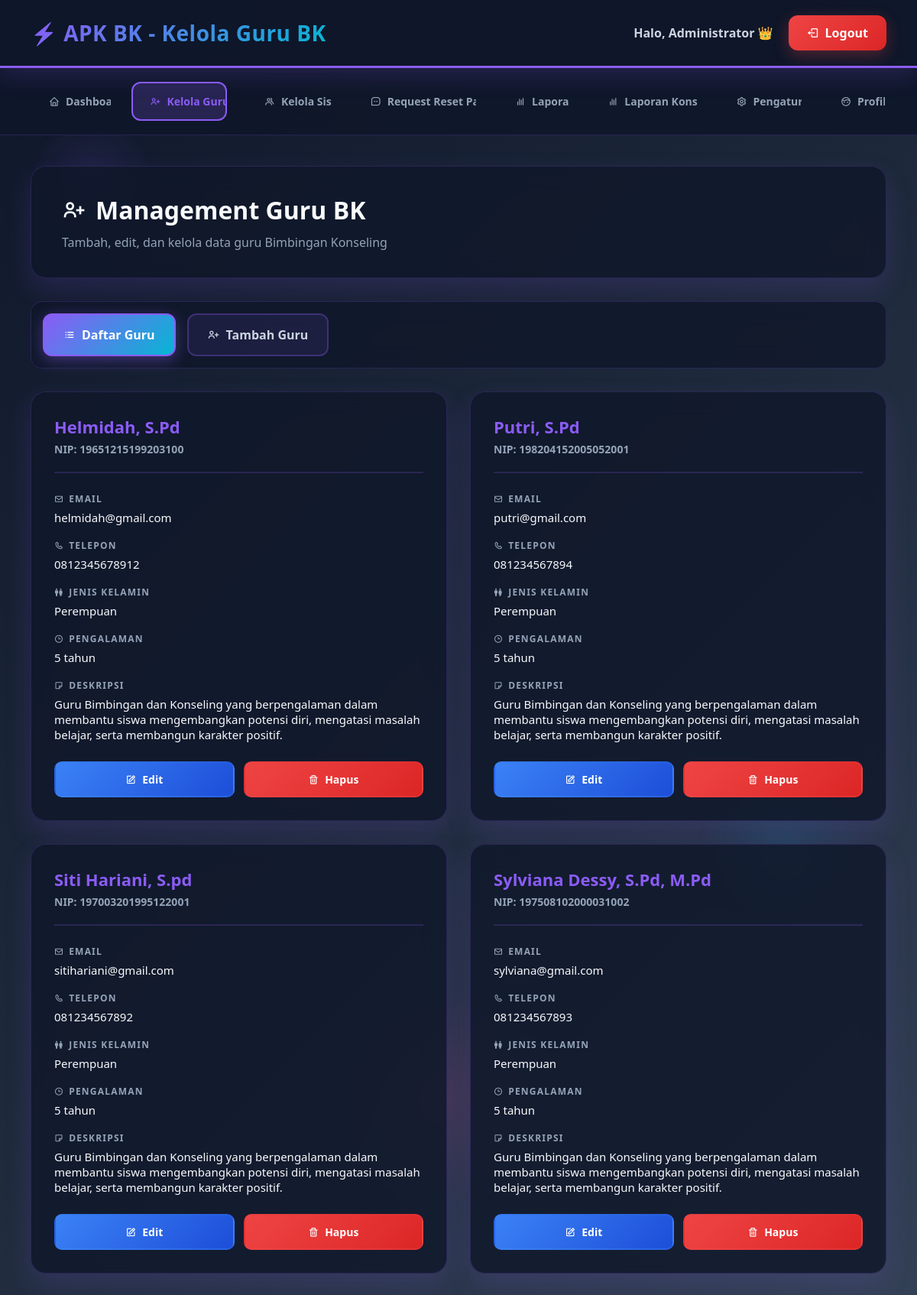
Screenshot of /admin_manage_guru.php (signed in) with the database file from the repository.
### tables this page shows
CREATE TABLE `guru_bk` (
  `ID` int(11) NOT NULL,
  `USER_ID` int(11) DEFAULT NULL,
  `NIP` varchar(20) NOT NULL,
  `JENIS_KELAMIN` enum('L','P') NOT NULL,
  `PENGALAMAN_MENGAJAR` varchar(100) DEFAULT NULL,
  `DESKRIPSI` text DEFAULT NULL,
  `NO_TELEPON` varchar(15) DEFAULT NULL,
  `ALAMAT` text DEFAULT NULL,
  `CREATED_AT` timestamp NOT NULL DEFAULT current_timestamp(),
  `UPDATED_AT` timestamp NOT NULL DEFAULT current_timestamp() ON UPDATE current_timestamp()
);

CREATE TABLE `users` (
  `ID` int(11) NOT NULL,
  `USERNAME` varchar(100) NOT NULL,
  `PASSWORD` varchar(100) NOT NULL,
  `ROLE` enum('Admin','Guru_BK','Siswa') DEFAULT NULL,
  `NAMA_LENGKAP` varchar(100) NOT NULL,
  `EMAIL` varchar(100) DEFAULT NULL,
  `NO_TELEPON` varchar(15) DEFAULT NULL,
  `STATUS` enum('Aktif','Tidak_Aktif') DEFAULT 'Aktif',
  `CREATED_AT` timestamp NOT NULL DEFAULT current_timestamp(),
  `UPDATED_AT` timestamp NOT NULL DEFAULT current_timestamp() ON UPDATE current_timestamp()
);

### admin_manage_guru.php (the view, shortened to what this page needs)
<?php
include 'koneksi.php';
$editing_guru_id = null;
if (!$editing_guru_id) {
    $sql_guru = "SELECT u.*, g.ID as guru_id, g.NIP, g.JENIS_KELAMIN, g.PENGALAMAN_MENGAJAR, g.DESKRIPSI, g.ALAMAT
                 FROM users u
                 JOIN guru_bk g ON u.ID = g.USER_ID
                 WHERE u.ROLE = 'Guru_BK'
                 ORDER BY u.NAMA_LENGKAP";
    $guru_list = $koneksi->query($sql_guru);
}
?>
<!DOCTYPE html>
<html lang="id">
<head>
    <link href="https://unpkg.com/boxicons@2.1.4/css/boxicons.min.css" rel="stylesheet">
</head>
<body>
    <div class="floating"></div>
    <div class="floating"></div>
    <div class="floating"></div>
    <div class="header">
        <h1>⚡ APK BK - Kelola Guru BK</h1>
        <div class="user-info">
            <span>Halo, <strong><?php echo htmlspecialchars($_SESSION['nama_lengkap']); ?></strong> 👑</span>
            <a href="logout.php" class="logout-btn">
                <i class='bx bx-log-out'></i>
                Logout
            </a>
        </div>
    </div>
    <div class="nav">
        <a href="admin_dashboard.php">
            <i class='bx bx-home'></i>
            Dashboard
        </a>
        <a href="admin_manage_guru.php" class="active">
            <i class='bx bx-user-plus'></i>
            Kelola Guru BK
        </a>
        <a href="admin_manage_siswa.php">
            <i class='bx bx-group'></i>
            Kelola Siswa
        </a>
      <a href="admin_manage_reset_requests.php">
            <i class='bx bx-message-square-dots'></i>
            Request Reset Password
        </a>
        <a href="admin_reports.php">
            <i class='bx bx-bar-chart'></i>
            Laporan
        </a>
         <a href="admin_laporan_konsultasi.php">
            <i class='bx bx-bar-chart'></i>
            Laporan Konsultasi
        </a>
        <a href="admin_settings.php">
            <i class='bx bx-cog'></i>
            Pengaturan
        </a>
        <a href="profil.php">
            <i class='bx bx-face'></i>
            Profil
        </a>
    </div>
    <div class="container">
        <?php if ($editing_guru_id): ?>
            <?php
            $edit_sql = "SELECT u.*, g.ID as guru_id, g.NIP, g.JENIS_KELAMIN, g.PENGALAMAN_MENGAJAR, g.DESKRIPSI, g.ALAMAT
                        FROM users u
                        JOIN guru_bk g ON u.ID = g.USER_ID
                        WHERE u.ID = ?";
            $edit_stmt = $koneksi->prepare($edit_sql);
            $edit_stmt->bind_param("i", $editing_guru_id);
            $edit_stmt->execute();
            $editing_guru = $edit_stmt->get_result()->fetch_assoc();
            ?>
            <?php if ($editing_guru): ?>
            <div class="edit-mode-container">
                <div class="edit-mode-header">
                    <div class="edit-mode-title">
                        <i class='bx bx-edit'></i> Edit Data Guru: <?php echo htmlspecialchars($editing_guru['NAMA_LENGKAP']); ?>
                    </div>
                    <a href="?cancel_edit=1" class="back-to-list-btn">
                        <i class='bx bx-arrow-back'></i> Kembali ke Daftar
                    </a>
                </div>
                <form method="POST" action="">
                    <input type="hidden" name="update_guru" value="1">
                    <input type="hidden" name="user_id" value="<?php echo $editing_guru['ID']; ?>">
                    <div class="edit-form-grid">
                        <div class="form-group">
                            <label>Nama Lengkap *</label>
                            <input type="text" name="nama_lengkap" value="<?php echo htmlspecialchars($editing_guru['NAMA_LENGKAP']); ?>" required>
                        </div>
                        <div class="form-group">
                            <label>Email</label>
                            <input type="email" name="email" value="<?php echo htmlspecialchars($editing_guru['EMAIL'] ?? ''); ?>">
                        </div>
                        <div class="form-group">
                            <label>No. Telepon</label>
                            <input type="tel" name="no_telepon" value="<?php echo htmlspecialchars($editing_guru['NO_TELEPON'] ?? ''); ?>">
                        </div>
                        <div class="form-group">
                            <label>NIP *</label>
                            <input type="text" name="nip" value="<?php echo htmlspecialchars($editing_guru['NIP']); ?>" required>
                        </div>
                        <div class="form-group">
                            <label>Jenis Kelamin *</label>
                            <select name="jenis_kelamin" required>
                                <option value="L" <?php echo $editing_guru['JENIS_KELAMIN'] == 'L' ? 'selected' : ''; ?>>Laki-laki</option>
                                <option value="P" <?php echo $editing_guru['JENIS_KELAMIN'] == 'P' ? 'selected' : ''; ?>>Perempuan</option>
                            </select>
                        </div>
                        <div class="form-group">
                            <label>Pengalaman Mengajar</label>
                            <input type="text" name="pengalaman_mengajar" value="<?php echo htmlspecialchars($editing_guru['PENGALAMAN_MENGAJAR'] ?? ''); ?>">
                        </div>
                    </div>
                    <div class="form-group">
                        <label>Deskripsi</label>
                        <textarea name="deskripsi" placeholder="Deskripsi singkat tentang guru..."><?php echo htmlspecialchars($editing_guru['DESKRIPSI'] ?? ''); ?></textarea>
                    </div>
                    <div class="form-group">
                        <label>Alamat</label>
                        <textarea name="alamat" placeholder="Alamat lengkap..."><?php echo htmlspecialchars($editing_guru['ALAMAT'] ?? ''); ?></textarea>
                    </div>
                    <div class="form-actions">
                        <button type="submit" class="btn-update">
                            <i class='bx bx-save'></i> Update Data Guru
                        </button>
                        <a href="?cancel_edit=1" class="btn-cancel">
                            <i class='bx bx-x'></i> Batal Edit
                        </a>
                    </div>
                </form>
            </div>
            <?php endif; ?>
        <?php else: ?>
        <div class="page-header">
            <h2><i class='bx bx-user-plus'></i> Management Guru BK</h2>
            <p>Tambah, edit, dan kelola data guru Bimbingan Konseling</p>
        </div>
        <div class="tabs">
            <div class="tab active" onclick="showTab('list')">
                <i class='bx bx-list-ul'></i> Daftar Guru
            </div>
            <div class="tab" onclick="showTab('add')">
                <i class='bx bx-user-plus'></i> Tambah Guru
            </div>
        </div>
        <div id="list-tab" class="tab-content active">
            <?php if ($guru_list->num_rows > 0): ?>
                <div class="guru-grid">
                    <?php while($guru = $guru_list->fetch_assoc()): ?>
                    <div class="guru-card">
                        <div class="guru-header">
                            <div>
                                <div class="guru-name"><?php echo htmlspecialchars($guru['NAMA_LENGKAP']); ?></div>
                                <div class="guru-nip">NIP: <?php echo htmlspecialchars($guru['NIP']); ?></div>
                            </div>
                        </div>
                        <div class="guru-info">
                            <div class="info-label"><i class='bx bx-envelope'></i> EMAIL</div>
                            <div class="info-value"><?php echo htmlspecialchars($guru['EMAIL'] ?? '-'); ?></div>
                        </div>
                        <div class="guru-info">
                            <div class="info-label"><i class='bx bx-phone'></i> TELEPON</div>
                            <div class="info-value"><?php echo htmlspecialchars($guru['NO_TELEPON'] ?? '-'); ?></div>
                        </div>
                        <div class="guru-info">
                            <div class="info-label"><i class='bx bx-male-female'></i> JENIS KELAMIN</div>
                            <div class="info-value"><?php echo $guru['JENIS_KELAMIN'] == 'L' ? 'Laki-laki' : 'Perempuan'; ?></div>
                        </div>
                        <?php if ($guru['PENGALAMAN_MENGAJAR']): ?>
                        <div class="guru-info">
                            <div class="info-label"><i class='bx bx-time'></i> PENGALAMAN</div>
                            <div class="info-value"><?php echo htmlspecialchars($guru['PENGALAMAN_MENGAJAR']); ?></div>
                        </div>
                        <?php endif; ?>
                        <?php if ($guru['DESKRIPSI']): ?>
                        <div class="guru-info">
                            <div class="info-label"><i class='bx bx-note'></i> DESKRIPSI</div>
                            <div class="info-value"><?php echo htmlspecialchars($guru['DESKRIPSI']); ?></div>
                        </div>
                        <?php endif; ?>
                        <div class="guru-actions">
                            <a href="?edit=<?php echo $guru['ID']; ?>" class="btn btn-edit">
                                <i class='bx bx-edit'></i> Edit
                            </a>
                            <a href="?hapus=<?php echo $guru['ID']; ?>" class="btn btn-delete"
                               onclick="return confirm('Yakin ingin menghapus guru <?php echo htmlspecialchars($guru['NAMA_LENGKAP']); ?>?')">
                                <i class='bx bx-trash'></i> Hapus
                            </a>
                        </div>
                    </div>
                    <?php endwhile; ?>
                </div>
            <?php endif; ?>
        </div>
        <?php endif; ?>
    </div>
</body>
</html>

### rows the page displays
guru_bk: USER_ID.NAMA_LENGKAP "Helmidah, S.Pd", NIP "19651215199203100", USER_ID.EMAIL "helmidah@gmail.com", USER_ID.NO_TELEPON "0812345678912", JENIS_KELAMIN "Perempuan", PENGALAMAN_MENGAJAR "5 tahun", DESKRIPSI "Guru Bimbingan dan Konseling yang berpengalaman dalam membantu siswa mengembangkan potensi diri, mengatasi masalah belajar, serta membangun karakter positif."
guru_bk: USER_ID.NAMA_LENGKAP "Putri, S.Pd", NIP "198204152005052001", USER_ID.EMAIL "putri@gmail.com", USER_ID.NO_TELEPON "081234567894", JENIS_KELAMIN "Perempuan", PENGALAMAN_MENGAJAR "5 tahun", DESKRIPSI "Guru Bimbingan dan Konseling yang berpengalaman dalam membantu siswa mengembangkan potensi diri, mengatasi masalah belajar, serta membangun karakter positif."
guru_bk: USER_ID.NAMA_LENGKAP "Siti Hariani, S.pd", NIP "197003201995122001", USER_ID.EMAIL "sitihariani@gmail.com", USER_ID.NO_TELEPON "081234567892", JENIS_KELAMIN "Perempuan", PENGALAMAN_MENGAJAR "5 tahun", DESKRIPSI "Guru Bimbingan dan Konseling yang berpengalaman dalam membantu siswa mengembangkan potensi diri, mengatasi masalah belajar, serta membangun karakter positif."
guru_bk: USER_ID.NAMA_LENGKAP "Sylviana Dessy, S.Pd, M.Pd", NIP "197508102000031002", USER_ID.EMAIL "sylviana@gmail.com", USER_ID.NO_TELEPON "081234567893", JENIS_KELAMIN "Perempuan", PENGALAMAN_MENGAJAR "5 tahun", DESKRIPSI "Guru Bimbingan dan Konseling yang berpengalaman dalam membantu siswa mengembangkan potensi diri, mengatasi masalah belajar, serta membangun karakter positif."

### other values shown
$_SESSION['nama_lengkap'] "Administrator"
